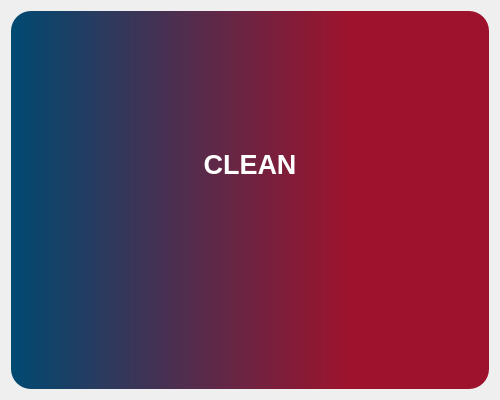
<?xml version="1.0" encoding="UTF-8"?>
<ui version="4.0">
 <class>base</class>
 <widget class="QWidget" name="base">
  <property name="geometry">
   <rect>
    <x>0</x>
    <y>0</y>
    <width>500</width>
    <height>400</height>
   </rect>
  </property>
  <property name="sizePolicy">
   <sizepolicy hsizetype="Fixed" vsizetype="Fixed">
    <horstretch>0</horstretch>
    <verstretch>0</verstretch>
   </sizepolicy>
  </property>
  <property name="minimumSize">
   <size>
    <width>500</width>
    <height>400</height>
   </size>
  </property>
  <property name="maximumSize">
   <size>
    <width>636</width>
    <height>720</height>
   </size>
  </property>
  <property name="windowTitle">
   <string>Form</string>
  </property>
  <property name="styleSheet">
   <string notr="true">#fondo{
background-color: qlineargradient(spread:pad, x1:1, y1:0, x2:0, y2:0, stop:0.295455 rgba(157, 19, 45, 255), stop:1 rgba(0, 73, 113, 255));

	border-radius: 20px;
	
}

#texto{
color: rgb(255, 255, 255);
}
</string>
  </property>
  <layout class="QVBoxLayout" name="verticalLayout">
   <item>
    <widget class="QWidget" name="fondo" native="true">
     <layout class="QVBoxLayout" name="verticalLayout_2">
      <property name="spacing">
       <number>0</number>
      </property>
      <property name="topMargin">
       <number>0</number>
      </property>
      <property name="bottomMargin">
       <number>40</number>
      </property>
      <item alignment="Qt::AlignBottom">
       <widget class="QLabel" name="texto">
        <property name="font">
         <font>
          <pointsize>20</pointsize>
          <bold>true</bold>
         </font>
        </property>
        <property name="text">
         <string>CLEAN</string>
        </property>
        <property name="alignment">
         <set>Qt::AlignCenter</set>
        </property>
       </widget>
      </item>
      <item alignment="Qt::AlignHCenter">
       <widget class="QLabel" name="imagen">
        <property name="maximumSize">
         <size>
          <width>300</width>
          <height>200</height>
         </size>
        </property>
        <property name="text">
         <string/>
        </property>
        <property name="pixmap">
         <pixmap resource="../src/fondos.qrc">:/iconosWhite/img/iconsAtencion/iconWhite.png</pixmap>
        </property>
        <property name="scaledContents">
         <bool>true</bool>
        </property>
       </widget>
      </item>
     </layout>
    </widget>
   </item>
  </layout>
 </widget>
 <resources>
  <include location="../src/fondos.qrc"/>
 </resources>
 <connections/>
</ui>
